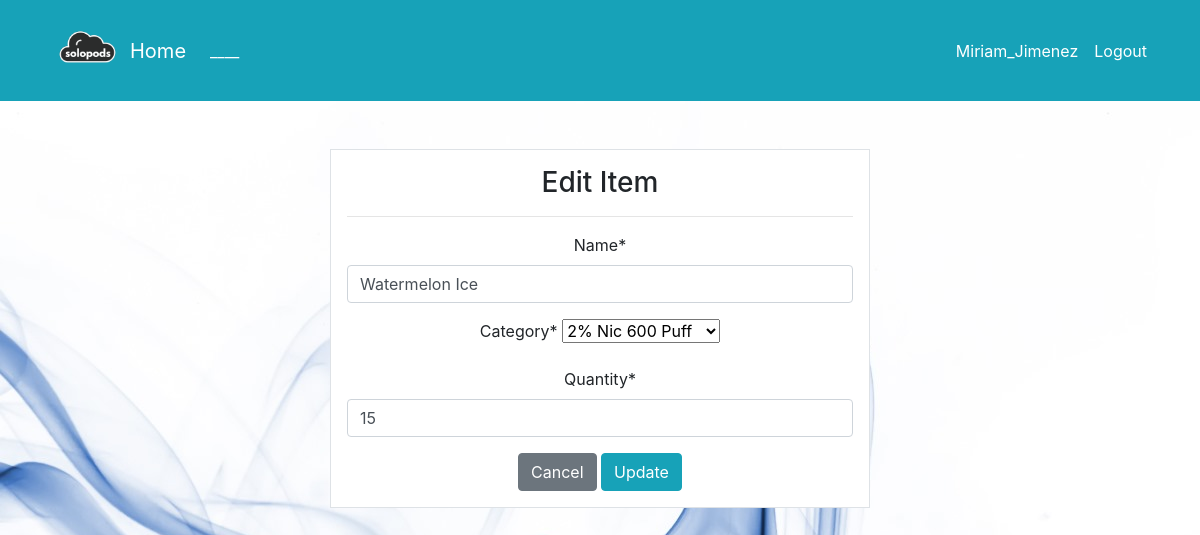
/product/update/8/ (signed in), run on the app's committed database.
### dashboard/models.py (models this page shows, shortened)
class Product(models.Model):
    name = models.CharField(max_length=100, null=True)
    category = models.CharField(max_length=20, choices=CATEGORY, null=True)
    quantity = models.PositiveIntegerField(null=True)
    iva_rate = models.DecimalField(max_digits=5, decimal_places=2, null=True)
    class Meta:
        verbose_name_plural = 'Product'

### dashboard/views.py (the view)
# urls.py: path('product/update/<int:pk>/', views.product_update, name='dashboard-product-update'),
@login_required
def product_update(request, pk):
    item = Product.objects.get(id=pk)
    if request.method=='POST':
        form = ProductForm(request.POST, instance=item)
        if form.is_valid():
            form.save()
            return redirect('dashboard-product')
    else:
        form = ProductForm(instance=item)
    context = {
        'form': form,
    }
    return render(request, 'dashboard/product_update.html', context)

### dashboard/forms.py
class ProductForm(forms.ModelForm):
    class Meta:
        model = Product
        fields = ['name', 'category', 'quantity']

### templates/dashboard/product_update.html (shortened to what this page needs)
{% extends 'partials/base.html' %}
{% load crispy_forms_tags %}
{% block content %}
<div class="container">
    <div class="row mt-5">
        <div class="col-md-6 offset-md-3">
            <div class="border bg-white p-3">
                <h3>Edit Item</h3>
                <hr>
                <form method="POST">
                    {{ form|crispy }}
                    <a class="btn btn-secondary" href="{% url 'dashboard-product' %}">Cancel</a>
                    <input class="btn btn-info" type="submit" value="Update">
                </form>
            </div>
        </div>
    </div>
</div>
{% endblock %}

### templates/partials/nav.html (shortened to what this page needs)
    <nav class="navbar navbar-expand-lg navbar-info bg-info">
        {% if user.is_authenticated %}
        <div class="container">
            <img src="../../media/background/4.png" width="85" height="85">
            <a class="navbar-brand text-white" href="{% url 'dashboard-index' %}">Home</a>
            <div class="collapse navbar-collapse" id="navbarSupportedContent">
                <ul class="navbar-nav mr-auto">
                    <li class="nav-item active">
                        <a class="nav-link text-white" href="{% url 'dashboard-index' %}"> ____ </a>
                    </li>
                </ul>
                <ul class="navbar-nav ml-auto">
                    <li class="nav-item active">
                        <a class="nav-link text-white" href="{% url 'user-profile' %}">{{ user.username }}</a>
                    </li>
                    <li class="nav-item">
                        <a class="nav-link text-white" href="{% url 'user-logout' %}">Logout</a>
                    </li>
                </ul>
                {% endif %}
            </div>
        </div>
    </nav>

### static/style.css (style rules this page uses)
body { background: rgb(255, 255, 255); background-image: url('./../media/background/2.jpeg'); }
.bg-white { text-align: center; border: 2px solid #000; padding: 20px; }

### data on the page
Product: name "Watermelon Ice", category "2% Nic 600 Puff", quantity "15"

### other printed values
{{ user.username }} "Miriam_Jimenez"
